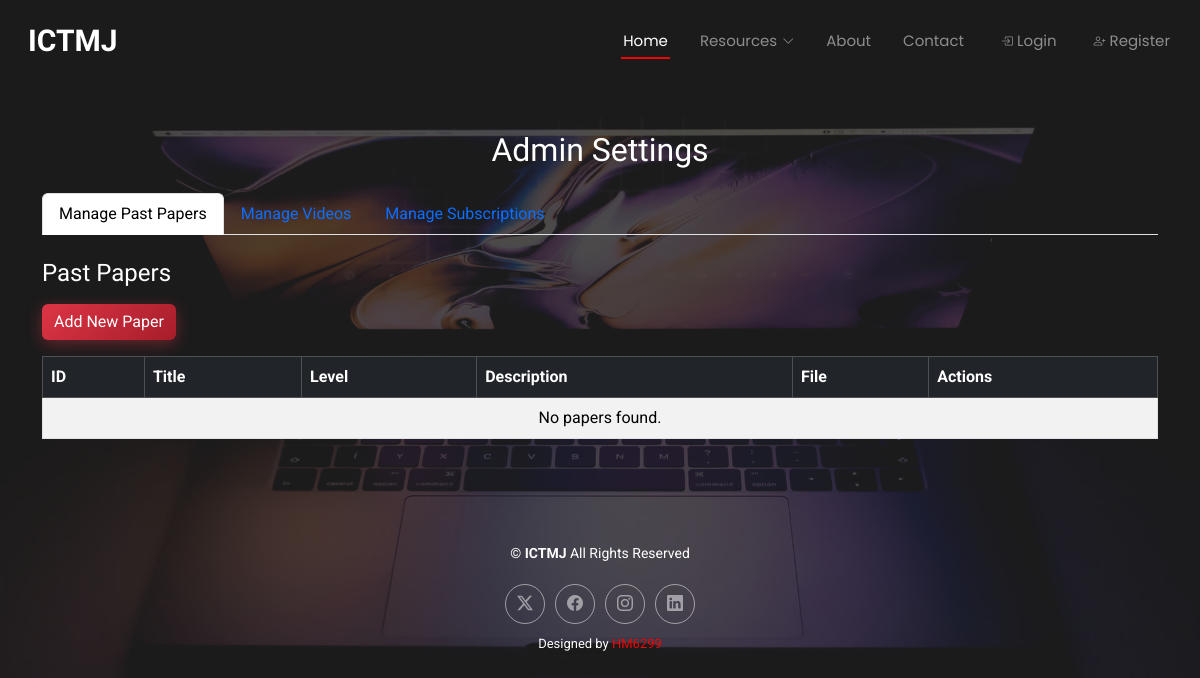
The app's page /settings.php, older data.
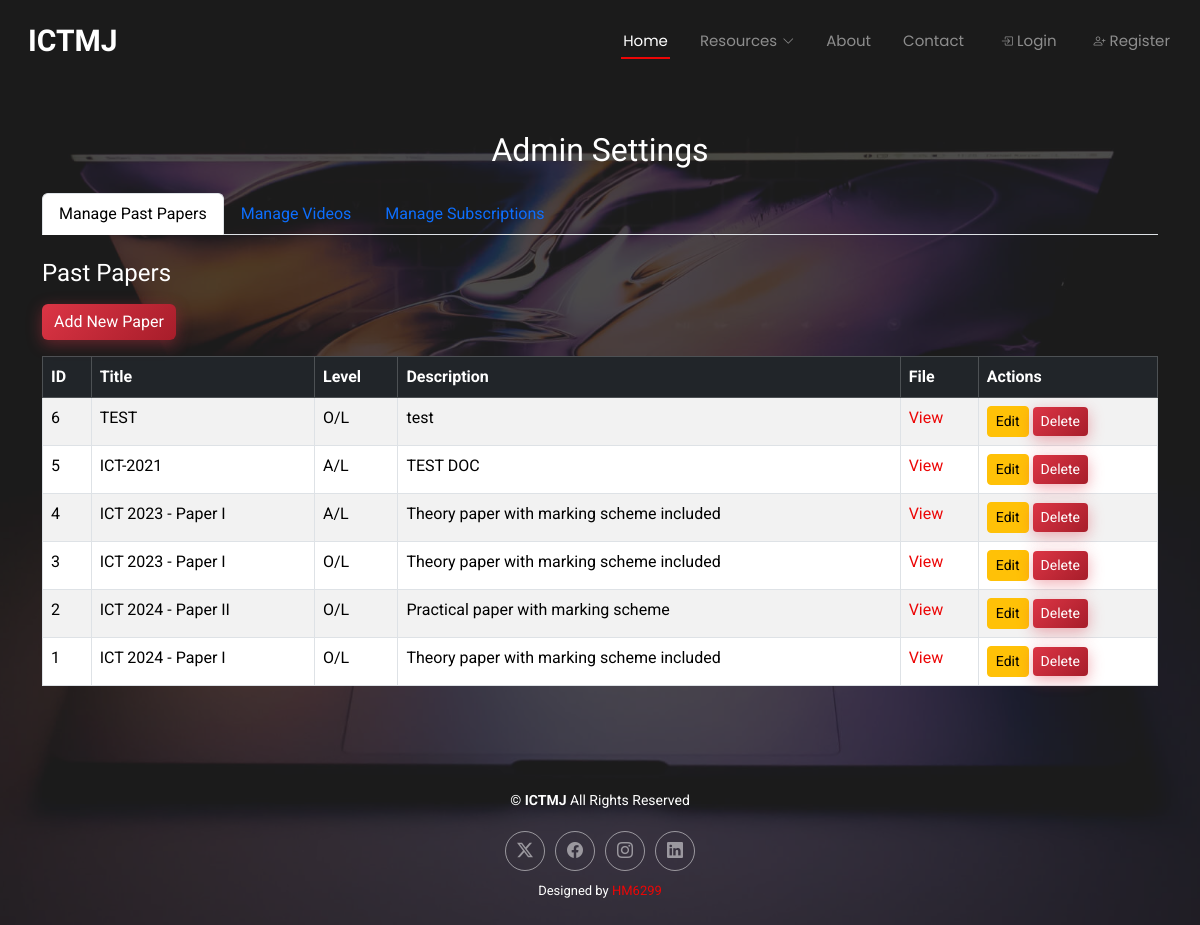
The same page, newer data.
### tables this page shows
CREATE TABLE `pastpapers` (
  `id` int(11) NOT NULL,
  `title` varchar(255) NOT NULL,
  `year` year(4) NOT NULL,
  `level` enum('O/L','A/L') NOT NULL,
  `description` text DEFAULT NULL,
  `file_path` varchar(255) NOT NULL,
  `created_at` timestamp NOT NULL DEFAULT current_timestamp()
);

### settings.php (the view, shortened to what this page needs)
<?php
require_once 'forms/config.php';
?>
<?php include 'header.php'; ?>
<main class="container py-5" style="position: relative; z-index: 1; padding-top: 150px;">
    <h2 class="text-center mb-4">Admin Settings</h2>
    <ul class="nav nav-tabs mb-4" id="settingsTabs" role="tablist">
        <li class="nav-item" role="presentation">
            <button class="nav-link active" id="papers-tab" data-bs-toggle="tab" data-bs-target="#papers" type="button" role="tab" aria-controls="papers" aria-selected="true">
                Manage Past Papers
            </button>
        </li>
        <li class="nav-item" role="presentation">
            <button class="nav-link" id="videos-tab" data-bs-toggle="tab" data-bs-target="#videos" type="button" role="tab" aria-controls="videos" aria-selected="false">
                Manage Videos
            </button>
        </li>
        <li class="nav-item" role="presentation">
            <button class="nav-link" id="subscriptions-tab" data-bs-toggle="tab" data-bs-target="#subscriptions" type="button" role="tab" aria-controls="subscriptions" aria-selected="false">
                Manage Subscriptions
            </button>
        </li>
    </ul>
    <div class="tab-content" id="settingsTabsContent">
        <div class="tab-pane fade show active" id="papers" role="tabpanel" aria-labelledby="papers-tab">
            <h4 class="mb-3">Past Papers</h4>
            <a href="add_paper.php" class="btn btn-danger mb-3">Add New Paper</a>
            <div class="table-responsive">
                <table class="table table-bordered table-striped">
                    <thead class="table-dark">
                        <tr>
                            <th>ID</th>
                            <th>Title</th>
                            <th>Level</th>
                            <th>Description</th>
                            <th>File</th>
                            <th>Actions</th>
                        </tr>
                    </thead>
                    <tbody>
                        <?php
                        $stmt = $pdo->query("SELECT * FROM pastpapers ORDER BY id DESC");
                        $papers = $stmt->fetchAll(PDO::FETCH_ASSOC);
                        if ($papers) {
                            foreach ($papers as $paper) {
                                echo "<tr>
                                    <td>{$paper['id']}</td>
                                    <td>{$paper['title']}</td>
                                    <td>{$paper['level']}</td>
                                    <td>{$paper['description']}</td>
                                    <td><a href='{$paper['file_path']}' target='_blank'>View</a></td>
                                    <td>
                                        <a href='edit_paper.php?id={$paper['id']}' class='btn btn-sm btn-warning'>Edit</a>
                                        <a href='delete_paper.php?id={$paper['id']}' class='btn btn-sm btn-danger' onclick='return confirm(\"Are you sure?\")'>Delete</a>
                                    </td>
                                </tr>";
                            }
                        } else {
                            echo "<tr><td colspan='6' class='text-center'>No papers found.</td></tr>";
                        }
                        ?>
                    </tbody>
                </table>
            </div>
        </div>
    </div>
</main>
<?php include 'footer.php'; ?>

Row changes from the older to the newer data that the page shows:
added pastpapers: id "6", title "TEST", level "O/L", description "test"
added pastpapers: id "5", title "ICT-2021", level "A/L", description "TEST DOC"
added pastpapers: id "4", title "ICT 2023 - Paper I", level "A/L", description "Theory paper with marking scheme included"
added pastpapers: id "3", title "ICT 2023 - Paper I", level "O/L", description "Theory paper with marking scheme included"
added pastpapers: id "2", title "ICT 2024 - Paper II", level "O/L", description "Practical paper with marking scheme"
added pastpapers: id "1", title "ICT 2024 - Paper I", level "O/L", description "Theory paper with marking scheme included"
Text that changed along with them:
text no longer shown: "No papers found."
